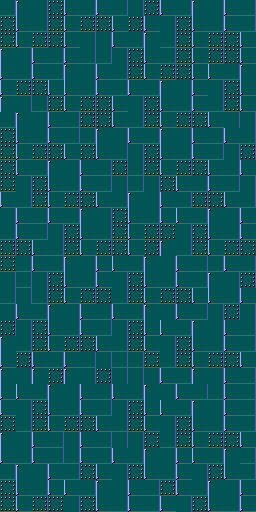

Below is a game level as drawn by its tile map, then a one-line description and the .tmx file that defines it, in full:
An orthogonal 16x32 tile map with 16x16 px tiles, 1 tile layer (Tile Layer 1).

<map version="1.10" tiledversion="1.11.0" orientation="orthogonal" renderorder="right-down" width="16" height="32" tilewidth="16" tileheight="16" infinite="0" nextlayerid="2" nextobjectid="1">
 <tileset firstgid="1" source="dg0.tsx" />
 <layer id="1" name="Tile Layer 1" width="16" height="32">
  <data encoding="csv">
114,97,98,99,113,114,113,114,98,100,113,114,97,98,113,114,
99,113,114,115,113,116,99,113,100,113,98,99,113,114,113,114,
115,113,116,99,113,98,98,113,114,97,114,115,113,116,99,113,
97,98,113,114,113,114,114,98,99,113,114,115,113,116,99,113,
113,114,113,114,97,98,113,114,115,113,116,99,113,113,114,97,
113,116,99,113,113,114,113,114,113,114,97,98,113,98,99,113,
97,98,114,115,113,116,99,113,98,99,113,114,113,114,115,113,
114,97,98,113,114,116,99,113,114,115,113,116,99,113,98,98,
99,113,114,113,114,114,97,98,113,114,97,98,113,114,113,114,
115,113,116,99,113,99,113,114,98,99,113,114,113,114,98,100,
99,113,114,97,98,113,114,116,114,115,113,116,99,113,114,113,
115,98,99,113,114,113,114,98,114,98,99,113,114,113,114,98,
113,114,115,113,116,99,113,114,97,98,113,114,116,99,113,114,
98,113,114,113,114,97,98,99,113,114,113,113,114,97,98,113,
114,113,114,98,99,113,114,115,113,116,99,98,99,113,114,113,
116,99,113,114,115,113,116,99,113,100,97,114,115,113,116,99,
115,114,113,114,97,98,113,113,114,97,98,113,114,114,113,114,
98,114,98,99,113,114,113,98,99,113,114,113,114,97,98,100,
114,98,114,115,113,116,99,114,115,113,116,99,113,113,114,113,
98,113,114,97,98,113,114,113,114,97,98,113,114,98,100,98,
100,98,99,113,114,113,114,98,99,113,113,114,97,98,113,114,
97,114,115,113,116,99,113,114,115,113,98,99,113,114,113,114,
113,100,113,114,113,114,98,114,114,115,114,115,113,116,99,113,
97,98,97,100,97,98,100,98,98,98,113,114,97,98,113,114,
113,113,114,97,98,113,114,113,114,97,98,113,114,114,113,114,
113,98,99,113,114,113,114,98,99,113,113,114,97,98,113,114,
99,114,115,113,116,99,113,114,115,113,98,99,113,114,113,114,
97,98,113,114,98,113,114,98,98,99,114,115,113,116,99,113,
113,114,113,114,114,113,114,113,114,97,98,113,113,114,97,114,
114,97,98,113,114,99,113,98,99,113,114,113,98,99,113,114,
99,113,114,113,113,114,97,98,113,114,116,113,114,97,98,113,
115,113,116,99,98,99,113,114,113,114,113,98,99,113,114,113
</data>
 </layer>
</map>